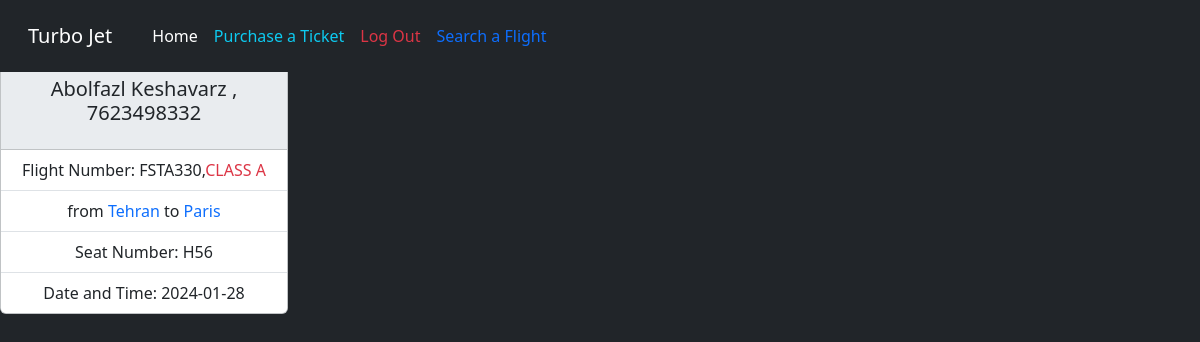
Screenshot of /accounts/profile/ (signed in) with the database file from the repository.
### users/models.py (models this page shows, shortened)
class CustomUser(AbstractUser):
    phone_number = models.CharField(max_length=15, blank=True, null=True)
    national_id = models.CharField(max_length=20, blank=True, null=True)
    birth_date = models.DateField(blank=True, null=True)
    address = models.TextField(max_length=255, blank=True, null=True)

### ticket/models.py (models this page shows)
class FlightInfo(models.Model):
    CHOICES = (('business', 'Business'),
               ('economy', 'Economy'),
               ('vip', 'VIP'))
    Flight_ID = models.CharField(max_length=100)
    departure_date = models.DateField()
    departure_time = models.TimeField()
    arrival_date = models.DateField()
    departure_location = models.CharField(max_length = 100)
    arrival_location = models.CharField(max_length = 100)
    flight_type = models.CharField(max_length = 100, choices=CHOICES)
    plane_ID = models.ForeignKey(Aircraft, on_delete=models.CASCADE)
    def __str__(self):
        return self.Flight_ID

class Ticket(models.Model):
    CHOICES = (('class a', 'CLASS A'), ('class b', 'CLASS B'), ('class c', 'CLASS C'))
    ticket_ID = models.CharField(max_length=100)
    seat_number = models.CharField(max_length=100)
    booking_status = models.OneToOneField(Payment,on_delete= models.CASCADE)
    booking_date = models.DateField()
    flight_class = models.CharField(max_length= 100, choices=CHOICES)
    fligh_ID = models.ForeignKey(FlightInfo, on_delete=models.CASCADE)
    QRCODE = models.CharField(max_length= 100)
    customer = models.ForeignKey(CustomUser, on_delete= models.CASCADE)
    def __str__(self):
        return self.ticket_ID

### users/views.py (the view)
# urls.py: path('profile/',views.profile, name='profile'),
@login_required
def profile(request):
    customer = request.user
    if str(Ticket.objects.filter(customer=customer)) == '<QuerySet []>':
        messages.warning(request, 'You do not have any Tickets, Please Purchase!')
        return redirect('dashboard')
    tickets = Ticket.objects.filter(customer=customer)
    first_name = customer.first_name
    last_name = customer.last_name
    national_id = customer.national_id
    data = []
    for ticket in tickets:
        data.append([ticket.ticket_ID,ticket.seat_number,
                     ticket.booking_status,ticket.booking_date,
                     ticket.flight_class,ticket.fligh_ID,
                     ticket.QRCODE,ticket.customer])
    name = str(first_name).capitalize()+" " +str(last_name).capitalize()
    QRCODE = str(data[0][6])
    flight_ID = str(data[0][5])
    flight_class = str(data[0][4]).upper()
    booking_date = str(data[0][3])
    booking_status = str(data[0][2])
    seat_number = str(data[0][1])
    ticket_id = str(data[0][0])
    flight = FlightInfo.objects.get(Flight_ID = flight_ID)
    arrival = flight.arrival_location
    departure = flight.departure_location
    context = {'name':name,'QRCODE':QRCODE,
               'flight_ID':flight_ID,'flight_class':flight_class,
               'booking_date':booking_date,'booking_status':booking_status,
               'seat_number':seat_number,'ticket_id':ticket_id, 'national_id':national_id,
               'arrival':arrival, 'departure':departure}
    return render(request, 'users/profile.html',context)

### ticket/models.py (called while the page is built)
    def __str__(self):
        return self.transaction_ID

### users/templates/users/profile.html (shortened to what this page needs)
{% extends "ticket/base.html" %}
{% load qr_code %}
{% block content %}
<nav class="navbar navbar-dark bg-dark navbar-expand-lg py-3 fixed-top">
    <div class="container-fluid">
      <a class="px-3 navbar-brand" href="{% url "home" %}">Turbo Jet</a>
      <div class="collapse navbar-collapse" id="navbarNavDropdown">
        <ul class="navbar-nav me-auto mb-2 mb-lg-0">
            <li class="nav-item">
              <a class="nav-link active" aria-current="page" href="{% url "home" %}">Home</a>
            </li>
          <li class="nav-item">
            <a class="nav-link text-info" href="{% url "flights" %}">Purchase a Ticket</a>
          </li>
          <li class="nav-item">
            <a class="nav-link text-danger" href="{% url "logout" %}">Log Out</a>
          </li>
          <li class="nav-item">
            <a class="nav-link text-primary" href="{% url "search" %}">Search a Flight</a>
          </li>
        </ul>
      </div>
    </div>
  </nav>
  <div class="card bg-body-secondary text-center" style="width: 18rem;">
    <div class="card-body">
      <h5 class="card-title">{{name}} , {{national_id}}</h5>
    </div>
    <ul class="list-group list-group-flush">
      <li class="list-group-item">Flight Number: {{flight_ID}},<span class='text-danger'>{{flight_class}}</span></li>
      <li class="list-group-item">from <span class='text-primary'>{{departure}}</span> to <span class='text-primary'>{{arrival}}</span></li>
      <li class="list-group-item">Seat Number: {{seat_number}} </li>
      <li class="list-group-item">Date and Time: {{booking_date}}</li>
    </ul>
  </div>
{% endblock content%}

### ticket/static/style.css (style rules this page uses)
body::before { display: block; content: ''; height: 60px; }

### rows the page displays
CustomUser: national "7623498332"
FlightInfo: Flight_ID "FSTA330", departure_location "Tehran", arrival_location "Paris"
Ticket: seat_number "H56"

### other values shown
{{ name }} "Abolfazl Keshavarz"
{{ flight_class }} "CLASS A"
{{ booking_date }} "2024-01-28"
